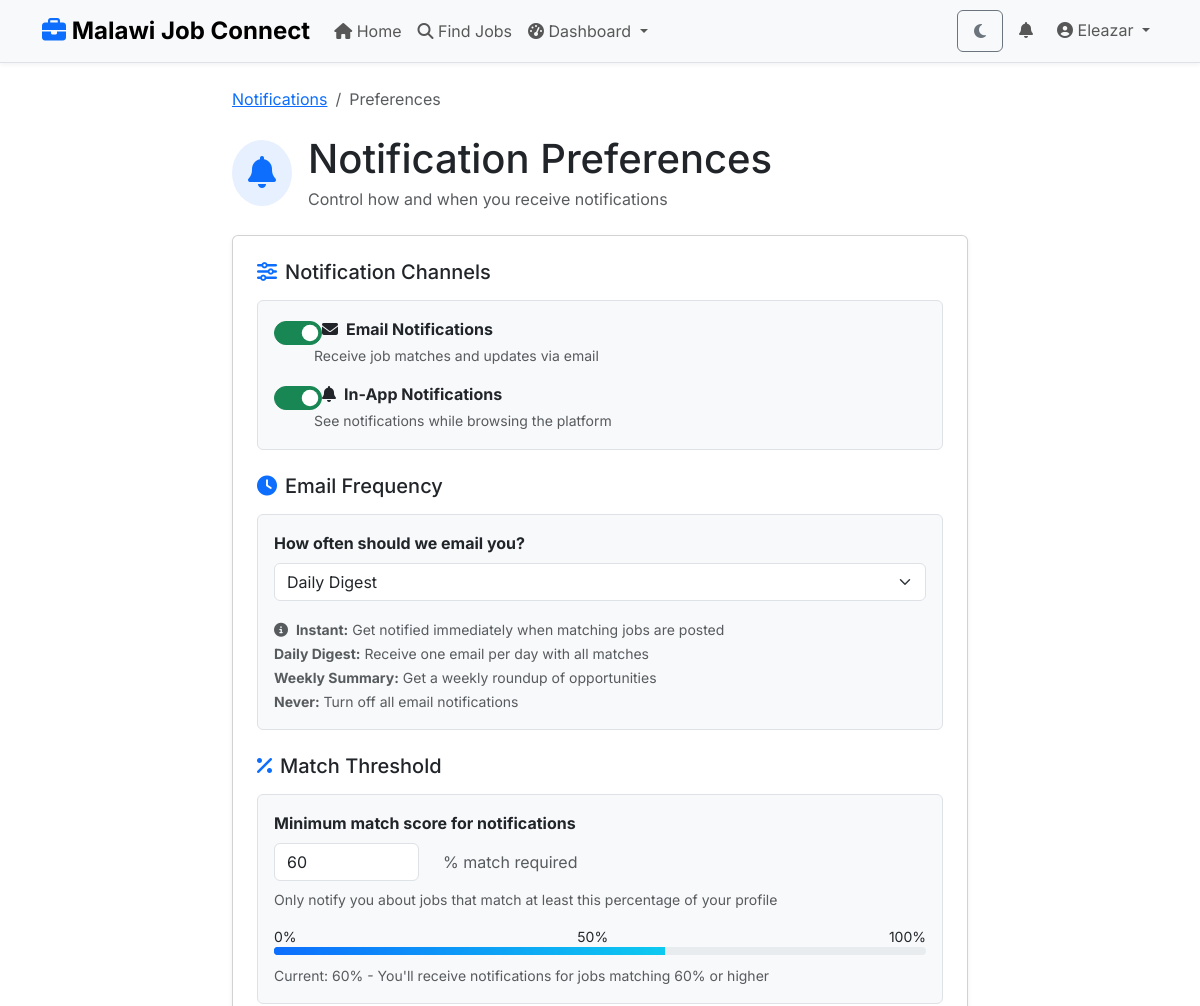
Before: /notifications/preferences/ (signed in, upper part) with the older database file.
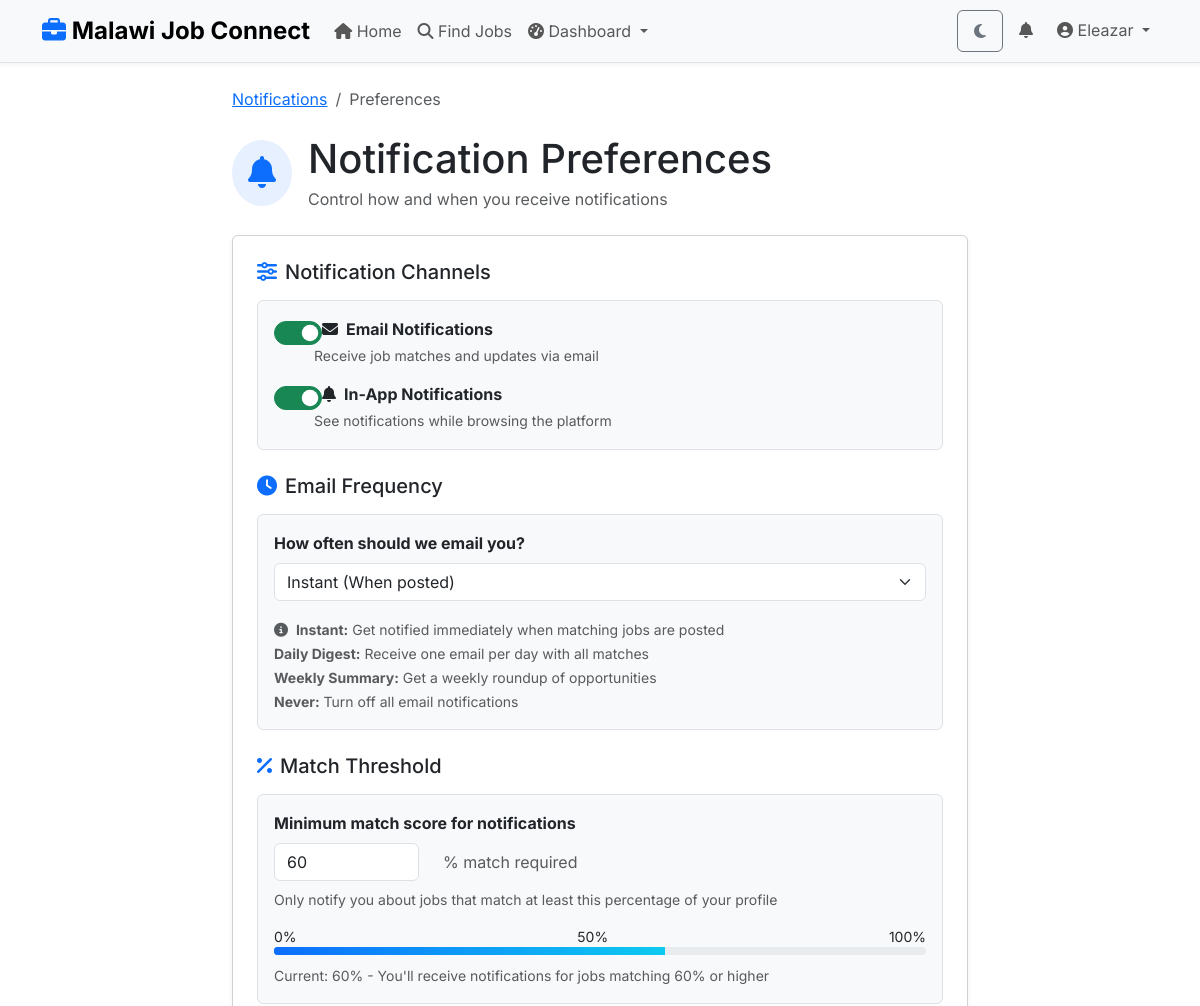
After: the same page with the newer database file.
### apps/notifications/models.py (models this page shows, shortened)
class NotificationPreference(models.Model):
    class Frequency(models.TextChoices):
        INSTANT = 'INSTANT', 'Instant (When posted)'
        DAILY = 'DAILY', 'Daily Digest'
        WEEKLY = 'WEEKLY', 'Weekly Summary'
        NEVER = 'NEVER', 'Never'
    user = models.OneToOneField(
        settings.AUTH_USER_MODEL,
        on_delete=models.CASCADE,
        related_name='notification_preferences'
    )
    email_enabled = models.BooleanField(default=True)
    in_app_enabled = models.BooleanField(default=True)
    email_frequency = models.CharField(
        max_length=10,
        choices=Frequency.choices,
        default=Frequency.DAILY
    )
    match_threshold = models.IntegerField(
        default=60,
        validators=[MinValueValidator(0), MaxValueValidator(100)]
    )
    notify_malawi_only = models.BooleanField(default=False)
    preferred_locations_filter = models.JSONField(default=list, blank=True)
    notify_job_types = models.JSONField(default=list, blank=True)
    quiet_hours_enabled = models.BooleanField(default=False)
    quiet_hours_start = models.TimeField(null=True, blank=True)
    quiet_hours_end = models.TimeField(null=True, blank=True)
    last_notification_sent = models.DateTimeField(null=True, blank=True)
    created_at = models.DateTimeField(auto_now_add=True)
    updated_at = models.DateTimeField(auto_now=True)
    class Meta:
        db_table = 'notification_preferences'
        verbose_name = 'Notification Preference'
        verbose_name_plural = 'Notification Preferences'

### apps/notifications/views.py (the view)
# urls.py: path('preferences/', views.notification_preferences, name='preferences'),
@login_required
def notification_preferences(request):
    prefs, created = NotificationPreference.objects.get_or_create(
        user=request.user
    )
    if request.method == 'POST':
        form = NotificationPreferenceForm(request.POST, instance=prefs)
        if form.is_valid():
            form.save()
            messages.success(request, 'Notification preferences updated successfully.')
            return redirect('notifications:preferences')
    else:
        form = NotificationPreferenceForm(instance=prefs)
    context = {
        'form': form,
        'preferences': prefs,
    }
    return render(request, 'notifications/preferences.html', context)

### apps/core/context_processors.py (called while the page is built)
def site_settings(request):
    context = {
        'SITE_NAME': settings.SITE_NAME,
        'SITE_TAGLINE': settings.SITE_TAGLINE,
        'CURRENT_YEAR': timezone.now().year,
        'DEBUG': settings.DEBUG,
    }
    if request.user.is_authenticated and request.user.is_staff:
        try:
            from apps.jobs.models import JobVacancy
            pending_count = JobVacancy.objects.filter(
                is_approved=False
            ).count()
            context['pending_approvals'] = pending_count
        except:
            context['pending_approvals'] = 0
    return context

### templates/notifications/preferences.html (shortened to what the changed rows need)
{% extends 'base/base.html' %}
{% load crispy_forms_tags %}
{% block content %}
<div class="container mt-4">
    <div class="row">
        <div class="col-lg-8 mx-auto">
            <div class="d-flex align-items-center mb-4">
                <div>
                    <h1 class="mb-1">Notification Preferences</h1>
                </div>
            </div>
            <div class="card shadow-sm">
                <div class="card-body p-4">
                    <form method="post" novalidate>
                        <div class="mb-4">
                            <div class="border rounded p-3 bg-light">
                                <div class="form-check form-switch mb-3">
                                    {{ form.email_enabled }}
                                    <label class="form-check-label fw-bold" for="{{ form.email_enabled.id_for_label }}">
                                        <i class="fas fa-envelope me-2"></i>Email Notifications
                                    </label>
                                    <div class="form-text">
                                        Receive job matches and updates via email
                                    </div>
                                </div>
                                <div class="form-check form-switch">
                                    {{ form.in_app_enabled }}
                                    <label class="form-check-label fw-bold" for="{{ form.in_app_enabled.id_for_label }}">
                                        <i class="fas fa-bell me-2"></i>In-App Notifications
                                    </label>
                                    <div class="form-text">
                                        See notifications while browsing the platform
                                    </div>
                                </div>
                            </div>
                        </div>
                        <div class="mb-4">
                            <div class="border rounded p-3 bg-light">
                                <label class="form-label fw-bold">How often should we email you?</label>
                                {{ form.email_frequency }}
                                <div class="mt-3">
                                    <small class="text-muted">
                                        <strong>Instant:</strong> Get notified immediately when matching jobs are posted<br>
                                        <strong>Daily Digest:</strong> Receive one email per day with all matches<br>
                                        <strong>Weekly Summary:</strong> Get a weekly roundup of opportunities<br>
                                    </small>
                                </div>
                            </div>
                        </div>
                        <div class="mb-4">
                            <div class="border rounded p-3 bg-light">
                                <div class="row align-items-center">
                                    <div class="col-md-3">
                                        {{ form.match_threshold }}
                                    </div>
                                </div>
                            </div>
                        </div>
                    </form>
                </div>
            </div>
        </div>
    </div>
</div>
{% endblock %}

Changed rows visible on the page:
changed NotificationPreference: email_frequency "Daily Digest" → "Instant (When posted)"
